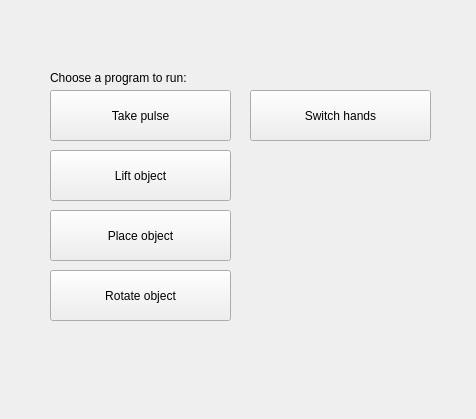
<?xml version="1.0" encoding="UTF-8"?>
<ui version="4.0">
 <class>programList</class>
 <widget class="QWidget" name="programList">
  <property name="geometry">
   <rect>
    <x>0</x>
    <y>0</y>
    <width>476</width>
    <height>419</height>
   </rect>
  </property>
  <property name="windowTitle">
   <string>Dialog</string>
  </property>
  <widget class="QLabel" name="label_2">
   <property name="geometry">
    <rect>
     <x>50</x>
     <y>70</y>
     <width>231</width>
     <height>16</height>
    </rect>
   </property>
   <property name="text">
    <string>Choose a program to run: </string>
   </property>
  </widget>
  <widget class="QPushButton" name="TakePulseButton">
   <property name="geometry">
    <rect>
     <x>50</x>
     <y>90</y>
     <width>181</width>
     <height>51</height>
    </rect>
   </property>
   <property name="text">
    <string>Take pulse</string>
   </property>
  </widget>
  <widget class="QPushButton" name="SwitchHandsButton">
   <property name="geometry">
    <rect>
     <x>250</x>
     <y>90</y>
     <width>181</width>
     <height>51</height>
    </rect>
   </property>
   <property name="text">
    <string>Switch hands</string>
   </property>
  </widget>
  <widget class="QPushButton" name="PlaceObjectButton">
   <property name="geometry">
    <rect>
     <x>50</x>
     <y>210</y>
     <width>181</width>
     <height>51</height>
    </rect>
   </property>
   <property name="text">
    <string>Place object</string>
   </property>
  </widget>
  <widget class="QPushButton" name="RotateObjectButton">
   <property name="geometry">
    <rect>
     <x>50</x>
     <y>270</y>
     <width>181</width>
     <height>51</height>
    </rect>
   </property>
   <property name="text">
    <string>Rotate object</string>
   </property>
  </widget>
  <widget class="QPushButton" name="LiftObjectButton">
   <property name="geometry">
    <rect>
     <x>50</x>
     <y>150</y>
     <width>181</width>
     <height>51</height>
    </rect>
   </property>
   <property name="text">
    <string>Lift object</string>
   </property>
  </widget>
 </widget>
 <resources/>
 <connections/>
</ui>
